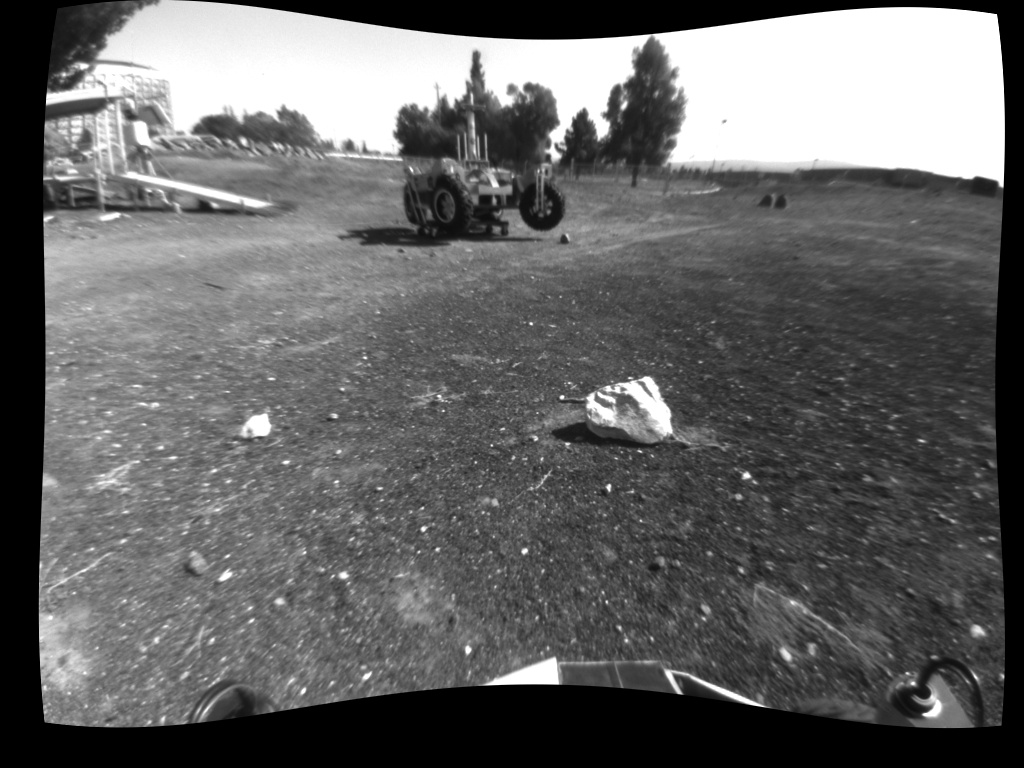
//> input picture common/tests/test1.pgm, 1024 x 768 px, given in place of P5, which was not available
$ ./Tiling_test tests/test1.pgm tests/test1.pgm out.png   (built with g++ and OpenCV 4)
//> lines starting //> are read from the running program, lines starting //| are printed output that depends on the picture; pictures that were not available may be replaced by others from this repository, and a replacement may not be noted
### common/Tiling.h
#ifndef TILING_H
#define TILING_H

#include <sstream>
#include <iostream>
#include <fstream>
#include <vector>

#include <opencv2/core/core.hpp>
#include <opencv2/highgui/highgui.hpp>
#include <opencv2/features2d/features2d.hpp>


using namespace std;

struct TileConfig
{
	int tileWidth;
	int tileHeight;
	int xOverlap;
	int yOverlap;
};

class Tiling
{
public:
	//Constructor
	Tiling();

	//Destructor
	~Tiling();

	//Members
	TileConfig tileParams;
	vector<CvRect> tiles;
	vector<IplImage*> tileImages;

	//Methods
	void printUsage();
	void printDefaultWarning(string configFilename);
	void readInputFiles(string inputFilename, vector<string>& inputFiles);
	void readTilingConfigFile(string filename);
	void saveTileBB();
	void process(IplImage* image);
	void setUpReferenceTiles(IplImage* image);
	void clear();
};

#endif

### common/Tiling.cpp
#include "Tiling.h"
#include <iostream>
#include <fstream>
#include <sstream>

using namespace std;

Tiling::Tiling()
{
}

Tiling::~Tiling()
{
}

// [18 lines left out: functions printUsage, printDefaultWarning, not called in this run]

void Tiling::readInputFiles(string inputFilename, vector<string>& inputFiles)
{
//> called with inputFilename = "tests/test1.pgm"
	ifstream fin;
	string line;

	fin.open(inputFilename.c_str());

	while(fin.good())
	{
		getline(fin,line);
		inputFiles.push_back(line);
	}
//> further down, image is the input picture: 768 rows x 1024 cols, CV_8UC1; min 0, max 255, mean 101
	fin.close();
}

void Tiling::readTilingConfigFile(string filename)
{
	string line;
	ifstream fin;
	string identifier;
	int tileWidth;
	int tileHeight;
	int xOverlap;
	int yOverlap;
	int featureMethod;
	int showResultsFlag;
	int tileScaleX, tileScaleY;
	fin.open(filename.c_str());

	if(fin.is_open())
	{
		fin >> identifier >> tileWidth;
		fin >> identifier >> tileHeight;
		fin >> identifier >> xOverlap;
		fin >> identifier >> yOverlap;


		fin.close();

		tileParams.tileWidth = tileWidth;
		tileParams.tileHeight = tileHeight;
		tileParams.xOverlap = xOverlap;
		tileParams.yOverlap = yOverlap;
	}
	else
	{
		tileParams.tileWidth = 500;
		tileParams.tileHeight = 500;
		tileParams.xOverlap = 50;
		tileParams.yOverlap = 50;
		printDefaultWarning(filename);
	}
}

// [12 lines left out: function saveTileBB, not called in this run]


void Tiling::process(IplImage* im1)
{
	tileImages.clear();

	for(int i=0;i<tiles.size();i++)
	{
		IplImage* im2 = cvCloneImage(im1);
	    cvSetImageROI(im2, tiles[i]);
		IplImage* copy = cvCloneImage(im2);
		tileImages.push_back(copy);
		tileImages[i]->width = tiles[i].width;
		tileImages[i]->height = tiles[i].height;
		cvReleaseImage(&im2);
	}
}

void Tiling::setUpReferenceTiles(IplImage* image)
{
	CvRect roi;
	CvSize size;
	int r,c,x,y,oldC,oldR;
	int xOver, yOver;

	x = tileParams.tileWidth;
	y = tileParams.tileHeight;
	xOver = tileParams.xOverlap;
	yOver = tileParams.yOverlap;

	size.height = image->height;
//> size = Size(0, 768)
	size.width = image->width;
//> size = Size(1024, 768)

	tiles.clear();

   //Check if Tile too large
   if( x > size.width || x < 0)
      x = size.width;
   if( y > size.height || y < 0 )
      y = size.height;

	for (r = 0; r < size.height; r += (y-yOver))
    {
        for (c = 0; c < size.width; c += (x-xOver))
        {
         roi.width = x;
         roi.height = y;
         if(c+x>size.width)
             roi.x = size.width-x;
         else
             roi.x = c;
         if(r+y>size.height)
             roi.y = size.height-y;
         else
             roi.y = r;

         tiles.push_back(roi);

         if( c+x >= size.width )
            break;

        }

    if( r+y >= size.height )
         break;

    }

}

// [9 lines left out: function clear, not called in this run]

### common/Tiling_test.cpp
#include "Tiling.h"
#include <sstream>
#include <iostream>
#include <fstream>

#include <opencv2/core/core.hpp>
#include <opencv2/highgui/highgui.hpp>

using namespace std;

int main(int argc, char** argv)
{
	vector<string> inputFiles;
	Tiling im1;
	Tiling im2;
	string inputFilename;
	string outputFilename;
	string configFilename;
	int frameIndex;
	IplImage* image;

	//Read Command Line Arguments
	if(argc != 4)
	{
		im1.printUsage();
		return (-1);
	}

	configFilename = string(argv[1]);
	inputFilename = string(argv[2]);
	outputFilename = string(argv[3]);

	//Read Tile Configuration File
	im1.readTilingConfigFile(configFilename);

	im1.readInputFiles(inputFilename, inputFiles);

	for(frameIndex=0;frameIndex<inputFiles.size()-1;frameIndex++)
	{
		image = cvLoadImage(inputFiles[frameIndex].c_str(), CV_LOAD_IMAGE_UNCHANGED);

		im1.setUpReferenceTiles(image);

		im1.process(image);
//> the loop in process, `for(int i=0;i<tiles.size();i++)` made 4 passes
//> pass 1, in process, `cvSetImageROI(im2, tiles[i]);`:
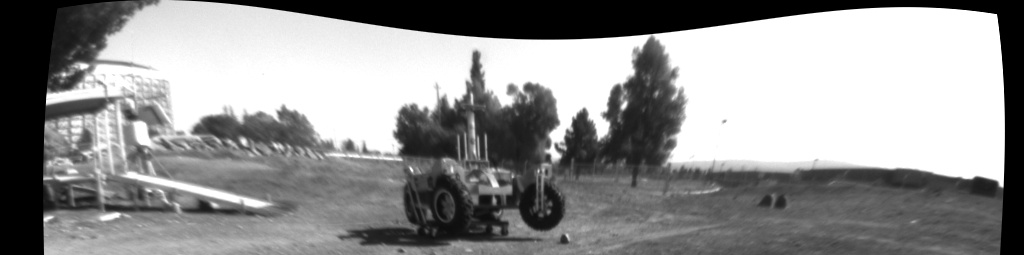
//> im2: 255 rows x 1024 cols, CV_8UC1; min 0, max 255, mean 145.3
//> pass 2, in process, `cvSetImageROI(im2, tiles[i]);`:
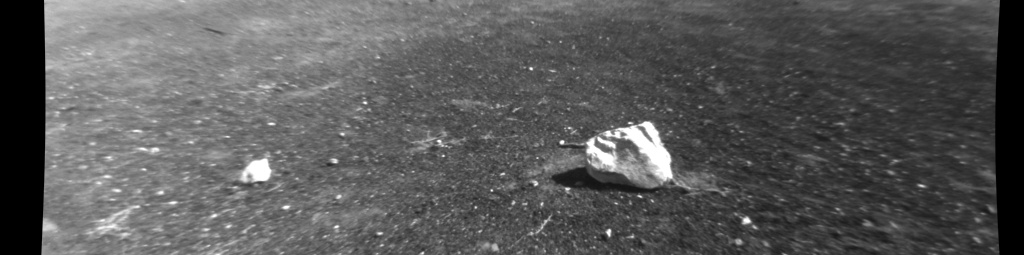
//> im2: 255 rows x 1024 cols, CV_8UC1; min 0, max 255, mean 90.1
//> pass 3, in process, `cvSetImageROI(im2, tiles[i]);`:
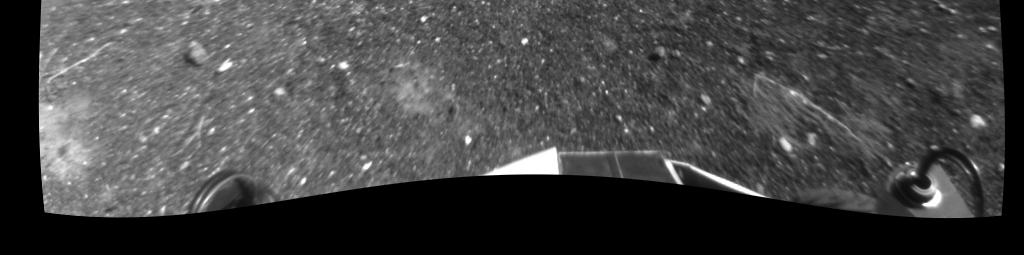
//> im2: 255 rows x 1024 cols, CV_8UC1; min 0, max 255, mean 68.8

		for(int i=0; i<im1.tiles.size(); i++)
		{
			cvShowImage("Tile", im1.tileImages[i]);

			cvWaitKey(1000);
		}
//> (the run ends here: the program crashes, at `size.height = image->height;`)
